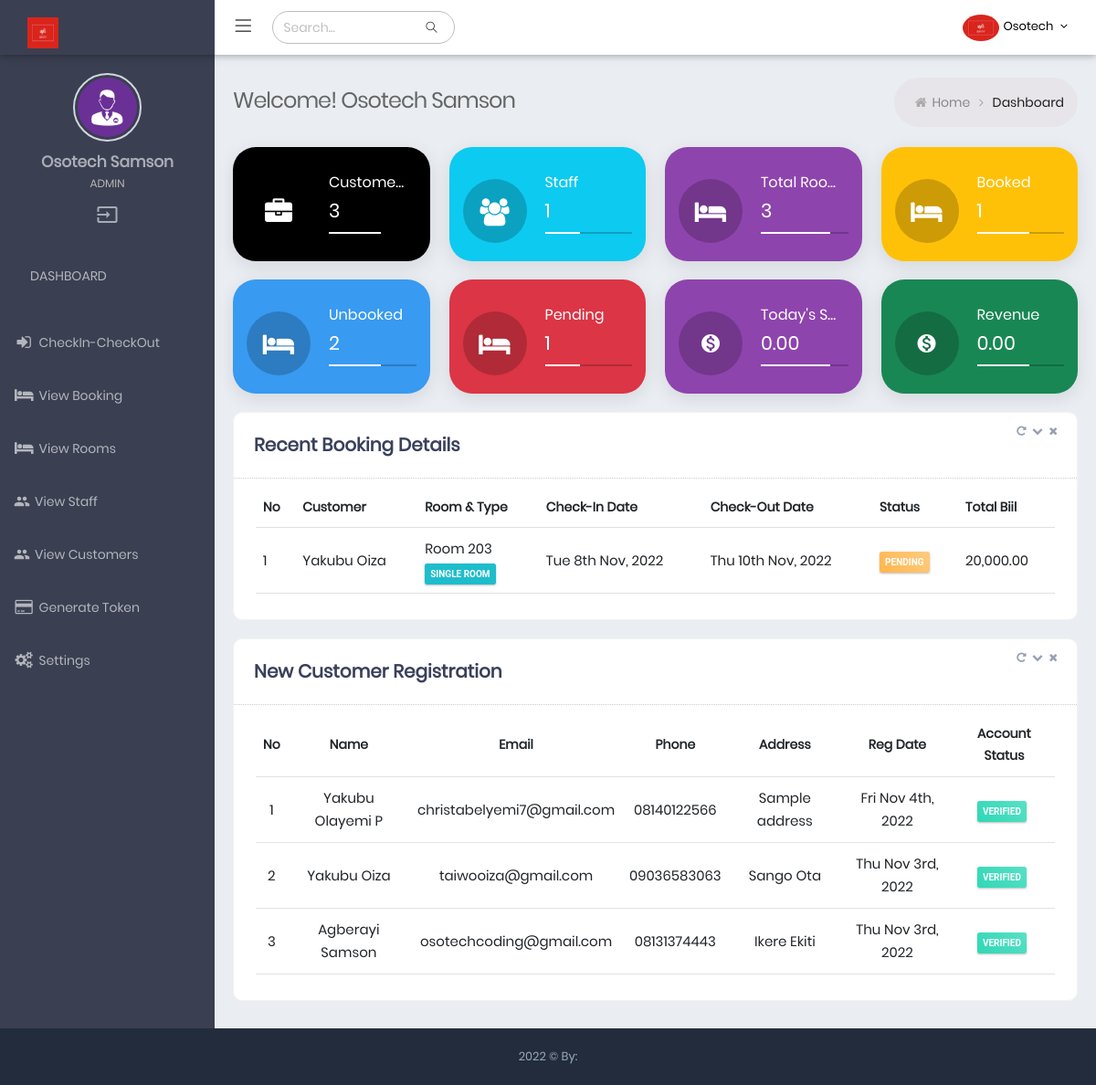
Page / (signed in) on the earlier database version.
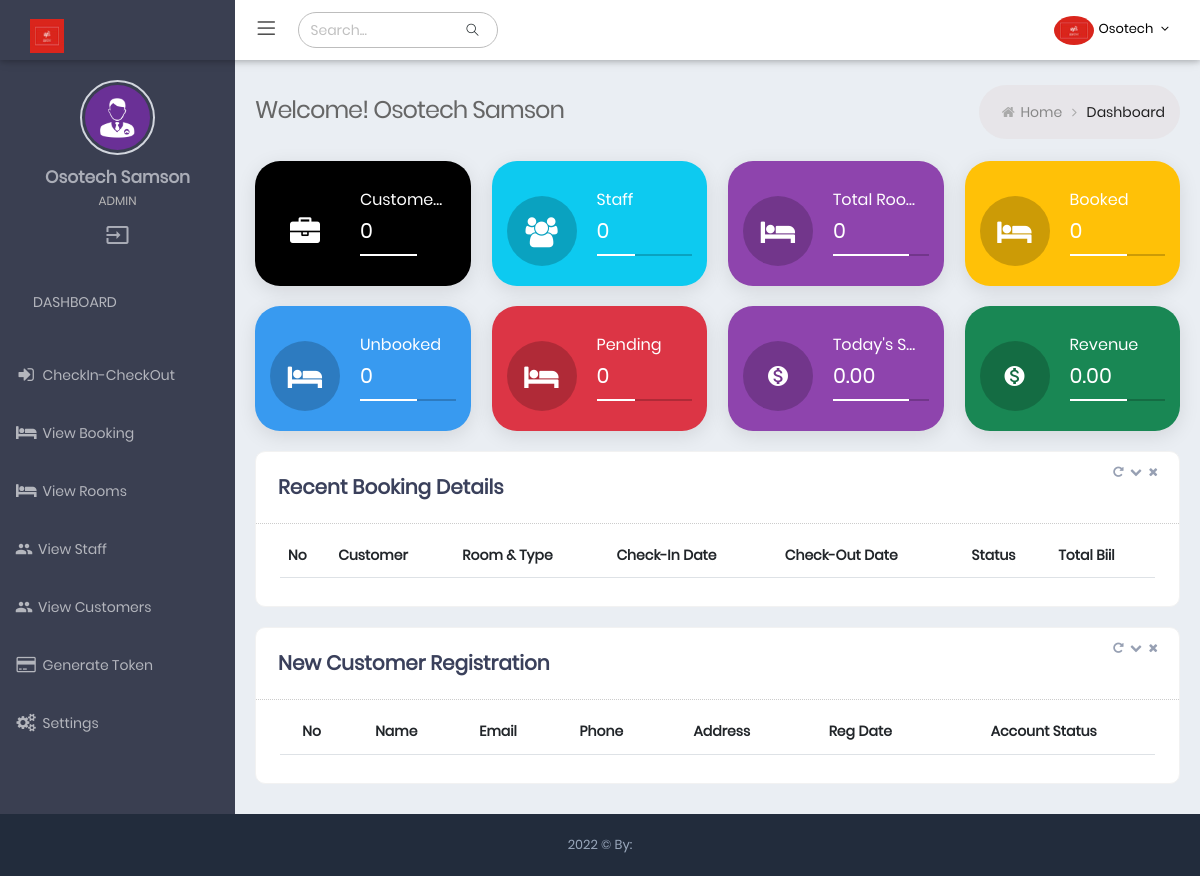
Same page on the later database version.
### tables this page shows
CREATE TABLE IF NOT EXISTS `admin_tbl` (
  `id` int(11) NOT NULL AUTO_INCREMENT,
  `username` varchar(50) DEFAULT NULL,
  `email` varchar(255) DEFAULT NULL,
  `password` varchar(255) DEFAULT NULL,
  `fullname` varchar(255) DEFAULT NULL,
  `role_type` varchar(50) NOT NULL DEFAULT 'Admin',
  `status` tinyint(1) NOT NULL DEFAULT 0 COMMENT '0= not active, 1=active',
  `verified` tinyint(1) NOT NULL DEFAULT 0 COMMENT '0=not verified, 1= verified',
  `is_online` tinyint(1) NOT NULL DEFAULT 0 COMMENT '0=offline, 1=online',
  `created_at` date NOT NULL,
  PRIMARY KEY (`id`)
);

CREATE TABLE IF NOT EXISTS `booking_tbl` (
  `id` int(11) NOT NULL AUTO_INCREMENT,
  `customer_id` bigint(20) NOT NULL,
  `room_id` int(11) NOT NULL,
  `no_of_guest` int(5) DEFAULT NULL,
  `no_of_children` int(5) DEFAULT NULL,
  `checkIn` date DEFAULT NULL,
  `checkOut` date DEFAULT NULL,
  `status` tinyint(1) NOT NULL DEFAULT 1 COMMENT '1=pending,2 checked In,3 checked Out,4=extend staying',
  `ref_code` varchar(100) NOT NULL,
  `total_night` int(5) NOT NULL,
  `total_bill` float NOT NULL,
  `payment_method` varchar(100) NOT NULL,
  `booking_time` time DEFAULT NULL,
  `comment` text DEFAULT NULL,
  `created_at` date DEFAULT NULL,
  `is_approved` tinyint(1) NOT NULL DEFAULT 0 COMMENT '0= pending,1= approved,2=rejected',
  `bookedBy` int(11) DEFAULT NULL,
  `checkIn_time` datetime DEFAULT NULL COMMENT 'customer checkin datetime',
  `checkOut_time` datetime DEFAULT NULL COMMENT 'customer checkout datetime',
  PRIMARY KEY (`id`),
  KEY `customer_id` (`customer_id`),
  KEY `room_id` (`room_id`)
);

CREATE TABLE IF NOT EXISTS `customers` (
  `id` bigint(20) NOT NULL AUTO_INCREMENT,
  `fullname` varchar(255) DEFAULT NULL,
  `email` varchar(255) DEFAULT NULL,
  `password` varchar(255) DEFAULT NULL,
  `username` varchar(50) DEFAULT NULL,
  `verified` tinyint(1) NOT NULL DEFAULT 0 COMMENT '0=not verified, 1=verified',
  `is_online` tinyint(1) NOT NULL DEFAULT 0 COMMENT '0=offline, 1=online',
  `address` text DEFAULT NULL,
  `phone` varchar(50) DEFAULT NULL,
  `gender` varchar(50) DEFAULT NULL,
  `state_of_origin` varchar(100) DEFAULT NULL,
  `confirmation_code` varchar(100) DEFAULT NULL COMMENT 'confirmation code sent via email',
  `tokenExp` timestamp NOT NULL DEFAULT current_timestamp(),
  `created_at` date DEFAULT NULL,
  `reset_token` text DEFAULT NULL,
  PRIMARY KEY (`id`),
  UNIQUE KEY `email` (`email`),
  KEY `fullname` (`fullname`)
);

CREATE TABLE IF NOT EXISTS `rooms_tbl` (
  `id` int(11) NOT NULL AUTO_INCREMENT,
  `room_name` varchar(255) NOT NULL,
  `room_type` varchar(255) NOT NULL,
  `price` decimal(7,2) NOT NULL COMMENT 'price of the room per night',
  `room_desc` mediumtext NOT NULL,
  `facilities` text NOT NULL,
  `firstImage` varchar(255) NOT NULL,
  `acType` varchar(100) DEFAULT NULL,
  `thirdImage` varchar(255) NOT NULL,
  `is_booked` tinyint(1) NOT NULL DEFAULT 0 COMMENT '0=not booked, 1= booked',
  `created_at` date DEFAULT NULL,
  PRIMARY KEY (`id`),
  KEY `room_name` (`room_name`)
);

### Helper/helper.php (called while the page is built, shortened)
<?php
$Database = new Database();
$dbh = $Database->osotech_connect();
$Alert = new Alert();
$Core = new Core($dbh, $Alert);
$Admin = new Admin($dbh, $Core, $Alert);
$Customer = new Customer($dbh, $Core, $Alert);
$Room = new Room($dbh, $Core, $Alert);
$Admin->isAdminLoggedIn();
$admin_data = $Admin->getAdminById($_SESSION['AGOS_ADMIN_UNIQUE_ID']);
$app_data = $Admin->getAppInfo();

### App/Controller/Admin.php (called while the page is built, shortened)
<?php
class Admin
{
  private PDO $dbh;
  private $table = "admin_tbl";
  public function __construct($dbh, $Core, $Alert)
  {
    $this->dbh = $dbh;
  }
  public function getAdminById($aid)
  {
    $sql = "SELECT * FROM `{$this->table}` WHERE id=? LIMIT 1";
    $this->stmt = $this->dbh->prepare($sql);
    $this->response = $this->stmt->execute([$aid]);
    if ($this->stmt->rowCount() == '1') {
      $this->response = $this->stmt->fetch();
      return $this->response;
      $this->dbh = null;
    }
  }
  public function getAppInfo()
  {
    $sql = "SELECT * FROM `tbl_settings` WHERE id=1 LIMIT 1";
    $this->stmt = $this->dbh->prepare($sql);
    $this->response = $this->stmt->execute();
  }
}

### App/Controller/Room.php (called while the page is built, shortened)
<?php
class Room
{
  private PDO $dbh;
  private $table = "rooms_tbl";
  public function __construct($dbh, $Core, $Alert)
  {
    $this->dbh = $dbh;
  }
  public function getAllRecentBooking()
  {
    $sql = "SELECT * FROM `booking_tbl` WHERE `status` IN (1,2)  AND DATE(`created_at`) >= DATE(CURRENT_DATE()- INTERVAL 30 DAY) ORDER BY created_at DESC LIMIT 10";
    $this->stmt = $this->dbh->prepare($sql);
    $this->stmt->execute();
    if ($this->stmt->rowCount() > 0) {
      $this->response = $this->stmt->fetchAll();
      return $this->response;
      $this->dbh = null;
    }
  }
  public function getRoomById($rid)
  {
    $sql = "SELECT * FROM `{$this->table}` WHERE id=? LIMIT 1";
    $this->stmt = $this->dbh->prepare($sql);
    $this->stmt->execute([$rid]);
    if ($this->stmt->rowCount() == '1') {
      $this->response = $this->stmt->fetch();
      return $this->response;
      $this->dbh = null;
    }
  }
  public function countAllRoomsByStatus($status)
  {
    $sql = "SELECT count(id) as total_room FROM `{$this->table}` WHERE is_booked=?";
    $this->stmt = $this->dbh->prepare($sql);
    $this->stmt->execute([$status]);
    if ($this->stmt->rowCount() > 0) {
      $this->response = $this->stmt->fetch();
      return $this->response->total_room;
      $this->dbh = null;
    }
  }
  public function countAllRooms()
  {
    $sql = "SELECT count(id) as total_room FROM `{$this->table}`";
    $this->stmt = $this->dbh->prepare($sql);
    $this->stmt->execute();
    if ($this->stmt->rowCount() > 0) {
      $this->response = $this->stmt->fetch();
      return $this->response->total_room;
      $this->dbh = null;
    }
  }
  public function countPendingBookings($status)
  {
    $sql = "SELECT count(id) as pending FROM `booking_tbl` WHERE `status`=?";
    $this->stmt = $this->dbh->prepare($sql);
    $this->stmt->execute([$status]);
    if ($this->stmt->rowCount() > 0) {
      $this->response = $this->stmt->fetch();
      return $this->response->pending;
      $this->dbh = null;
    }
  }
  public function getTodaysRevenue()
  {
    $sql = "SELECT SUM(`total_bill`) as revenue FROM `booking_tbl` WHERE  `status` IN (2,3) AND `is_approved`='1' AND DATE(checkin_time) = DATE(CURRENT_DATE())";
    $this->stmt = $this->dbh->prepare($sql);
    $this->stmt->execute();
    if ($this->stmt->rowCount() > 0) {
      $this->response = $this->stmt->fetch();
      return $this->response->revenue;
      $this->dbh = null;
    }
  }
  public function getCurrentMonthRevenue()
  {
    $sql = "SELECT sum(total_bill) as revenue FROM `booking_tbl` WHERE `status` IN (2,3) AND `is_approved`='1'";
    $this->stmt = $this->dbh->prepare($sql);
    $this->stmt->execute();
    if ($this->stmt->rowCount() > 0) {
      $this->response = $this->stmt->fetch();
      return $this->response->revenue;
      $this->dbh = null;
    }
  }
}

### App/Controller/Customer.php (called while the page is built, shortened)
<?php
class Customer
{
  private PDO $dbh;
  private $table = "customers";
  public function __construct($dbh, $Core, $Alert)
  {
    $this->dbh = $dbh;
  }
  public function getCustomerById($cid)
  {
    $sql = "SELECT * FROM `{$this->table}` WHERE id=? LIMIT 1";
    $this->stmt = $this->dbh->prepare($sql);
    $this->response = $this->stmt->execute([$cid]);
    if ($this->stmt->rowCount() == '1') {
      $this->response = $this->stmt->fetch();
      return $this->response;
      $this->dbh = null;
    }
  }
  public function countAllCustomers()
  {
    $sql = "SELECT count(id) as customer FROM `{$this->table}`";
    $this->stmt = $this->dbh->prepare($sql);
    if ($this->stmt->rowCount() > 0) {
      $this->response = $this->stmt->fetch();
      return $this->response->customer;
      $this->dbh = null;
    }
  }
  public function getRecentCustomerRegistration()
  {
    $sql = "SELECT * FROM `{$this->table}` ORDER BY created_at DESC LIMIT 5";
    $this->stmt = $this->dbh->prepare($sql);
    $this->response = $this->stmt->execute();
    if ($this->stmt->rowCount() > 0) {
      $this->response = $this->stmt->fetchAll();
      return $this->response;
      $this->dbh = null;
    }
  }
}

### index.php (the view, shortened to what the rows shown need)
<?php require_once "Helper/helper.php"; ?>
<!DOCTYPE html>
<html lang="en">
<head>
  <?php include_once("Inc/HeaderScript.php"); ?>
</head>
<body
  class="page-header-fixed sidemenu-closed-hidelogo page-content-white page-md header-white dark-sidebar-color logo-dark">
  <div class="page-wrapper">
    <?php include_once "Inc/Header.php" ?>
    <div class="page-container">
      <?php include_once "Inc/TopSidebar.php"; ?>
      <div class="page-content-wrapper">
        <div class="page-content">
          <div class="page-bar">
            <div class="page-title-breadcrumb">
              <div class=" pull-left">
                <div class="page-title">Welcome! <strong> <?php echo ucfirst($admin_data->fullname); ?></strong> </div>
              </div>
            </div>
          </div>
          <div class="row">
            <div class="col-md-12 col-sm-12">
              <div class="card  card-box">
                <div class="card-body ">
                  <div class="table-wrap">
                    <div class="table-responsive">
                      <table class="table display product-overview mb-30" id="support_table5">
                        <thead>
                          <tr>
                            <th>No</th>
                            <th>Customer</th>
                            <th>Room & Type</th>
                            <th>Check-In Date</th>
                            <th>Check-Out Date</th>
                            <th>Status</th>
                            <th>Total Biil</th>
                          </tr>
                        </thead>
                        <tbody>
                          <?php
                          $recentBookings = $Room->getAllRecentBooking();
                          if ($recentBookings) {
                            $cnt = 0;
                            foreach ($recentBookings as $recent) {
                              $customer_data = $Customer->getCustomerById($recent->customer_id);
                              $room_data = $Room->getRoomById($recent->room_id);
                              $cnt++;
                          ?>
                          <tr>
                            <td><?php echo $cnt; ?></td>
                            <td><?php echo ucwords($customer_data->fullname) ?></td>
                            <td><?php echo ucwords($room_data->room_name) ?>
                              <br /><span
                                class="label label-sm label-dark"><?php echo ucwords($room_data->room_type) ?></span>
                            </td>
                            <td><?php echo date("D jS M, Y", strtotime($recent->checkIn)); ?></td>
                            <td><?php echo date("D jS M, Y", strtotime($recent->checkOut)); ?></td>
                            <td>
                              <?php
                                  if ($recent->is_approved == "1") {
                                    echo '<span class="label label-sm label-warning">Pending</span>';
                                  } elseif ($recent->is_approved == "2") {
                                    echo '<span class="label label-sm label-success">Approved</span>';
                                  } else {
                                    echo '<span class="label label-sm label-danger">Rejected</span>';
                                  }
                                  ?>
                            </td>
                            <td><?php echo number_format($recent->total_bill, 2); ?> </td>
                          </tr>
                          <?php
                            }
                          }
                          ?>
                        </tbody>
                      </table>
                    </div>
                  </div>
                </div>
              </div>
            </div>
          </div>
          <div class="row">
            <div class="col-md-12 col-sm-12">
              <div class="card  card-box">
                <div class="card-body ">
                  <div class="table-wrap">
                    <div class="table-responsive">
                      <table class="table display product-overview mb-30 text-center" id="support_table5">
                        <thead>
                          <tr>
                            <th>No</th>
                            <th>Name</th>
                            <th>Email</th>
                            <th>Phone</th>
                            <th>Address</th>
                            <th>Reg Date</th>
                            <th>Account Status</th>
                          </tr>
                        </thead>
                        <tbody>
                          <?php
                          $recentCustomers = $Customer->getRecentCustomerRegistration();
                          if ($recentCustomers) {
                            $sn = 0;
                            foreach ($recentCustomers as $cust) {
                              $sn++;
                          ?>
                          <tr>
                            <td><?php echo $sn; ?></td>
                            <td><?php echo ucwords($cust->fullname); ?></td>
                            <td><?php echo $cust->email; ?></td>
                            <td><?php echo $cust->phone; ?></td>
                            <td>
                              <?php echo $cust->address; ?>
                            </td>
                            <td><?php echo date("D M jS, Y", strtotime($cust->created_at)); ?></td>
                            <td><?php echo $cust->verified == '0' ? '<span
                                class="label label-sm label-danger">Not Verified</span>' : '<span
                                class="label label-sm label-success">Verified</span>'; ?> </td>
                          </tr>
                          <?php
                            }
                          }
                          ?>
                        </tbody>
                      </table>
                    </div>
                  </div>
                </div>
              </div>
            </div>
          </div>
        </div>
      </div>
    </div>
  </div>
</body>
</html>

### Inc/TopMenuBar.php (shortened to what the rows shown need)
<div class="top-menu">
  <ul class="nav navbar-nav pull-right">
    <li class="dropdown dropdown-user">
      <a href="javascript:;" class="dropdown-toggle" data-bs-toggle="dropdown" data-hover="dropdown"
        data-close-others="true">
        <img alt="" class="img-circle" width="40" height="60"
          src="image/<?php echo $app_data->logo == NULL || $app_data->logo == "" ? 'agos-logo.jpg' : $app_data->logo; ?>" />
        <span class="username username-hide-on-mobile"> <?php echo ucfirst($admin_data->username); ?> </span>
        <i class="fa fa-angle-down"></i>
      </a>
    </li>
  </ul>
</div>

### Inc/TopSidebar.php (shortened to what the rows shown need)
<div class="sidebar-container">
  <div class="sidemenu-container navbar-collapse collapse fixed-menu">
    <div id="remove-scroll">
      <ul class="sidemenu page-header-fixed p-t-20" data-keep-expanded="false" data-auto-scroll="true"
        data-slide-speed="200">
        <li class="sidebar-user-panel">
          <div class="user-panel">
            <div class="profile-usertitle">
              <div class="sidebar-userpic-name"> <?php echo ucfirst($admin_data->fullname); ?> </div>
              <div class="profile-usertitle-job"> <?php echo strtoupper($admin_data->role_type); ?> </div>
            </div>
          </div>
        </li>
      </ul>
    </div>
  </div>
</div>

Differences in the rows shown:
removed booking_tbl: customer.fullname "Yakubu Oiza", room.room_name "Room 203", room.room_type "SINGLE ROOM", checkIn "Tue 8th Nov, 2022", checkOut "Thu 10th Nov, 2022", is_approved "PENDING", total_bill "20,000.00"
removed customers: fullname "Yakubu Olayemi P", email "christabelyemi7@gmail.com", phone "08140122566", address "Sample address", created_at "Fri Nov 4th, 2022", verified "VERIFIED"
removed customers: fullname "Yakubu Oiza", email "taiwooiza@gmail.com", phone "09036583063", address "Sango Ota", created_at "Thu Nov 3rd, 2022", verified "VERIFIED"
removed customers: fullname "Agberayi Samson", email "osotechcoding@gmail.com", phone "08131374443", address "Ikere Ekiti", created_at "Thu Nov 3rd, 2022", verified "VERIFIED"
Other differences:
$Customer->countAllCustomers(): "3" → "0"
$Manager->countAllStaff(): "1" → "0"
$Room->countAllRooms(): "3" → "0"
$Room->countAllRoomsByStatus(1): "1" → "0"
$Room->countAllRoomsByStatus(0): "2" → "0"
$Room->countPendingBookings(1): "1" → "0"
